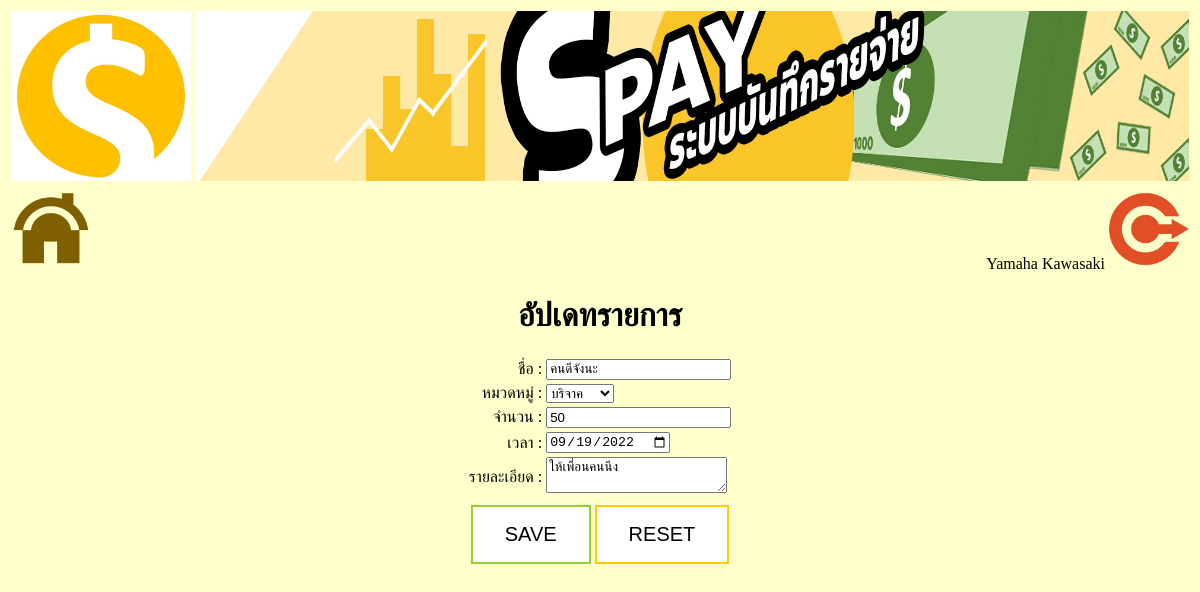
The app's page /f_spay_updatelist.php?id=5 (signed in) with its own data.
### tables this page shows
CREATE TABLE `payment` (
  `id` int(11) NOT NULL,
  `name` text  NOT NULL,
  `payment_type_id` int(11) NOT NULL,
  `date` date NOT NULL,
  `description` text  NOT NULL,
  `amount` decimal(10,0) NOT NULL,
  `is_delete` tinyint(1) NOT NULL,
  `user` varchar(10)  NOT NULL
);

CREATE TABLE `payment_type` (
  `id` int(11) NOT NULL,
  `name` text  NOT NULL,
  `description` text  NOT NULL,
  `is_delete` tinyint(1) NOT NULL,
  `last_update` datetime NOT NULL,
  `user` varchar(10)  NOT NULL
);

### f_spay_updatelist.php (the view, shortened to what this page needs)
<!DOCTYPE html>
<html>
<head>
</head>
<body bgcolor ="#FFFFCC">
<?php
require_once("db_connect.php");
require_once("header.php");
?>
<center>
<?php
echo "<h1 align='center'>อัปเดทรายการ</h1>\n";
$sql = "SELECT id, name, payment_type_id, date, description, amount, user FROM payment  WHERE id = '".$_GET["id"]."'  ;";
$rs = $db_conn->query($sql)
	or die ("Error: ".$sql."<br/><br/>");
$row = $rs->fetch_assoc();
$sql2  = "SELECT id, name, description, is_delete, last_update ";
$sql2 .=	"FROM payment_type where is_delete != 1 and user = '". $_SESSION["user"] ."'  ";
$sql2 .=	"ORDER BY id, name";
$rs2 = $db_conn->query($sql2)
	or die ("Error: " . $sql2 . "<br/><br/>");
echo "<form method='post' action='spay_updatelist.php'>\n";
echo "<table>";
echo "<tr><td align='right'>ชื่อ : </td>\n";
echo "    <td><input type='text' name='name' value='".$row["name"]."'/></td></tr>\n";
echo "<tr><td align='right'>หมวดหมู่ : </td>\n";
echo"<td>";
echo "<select name='payment_type_id'>\n";
if($rs2->num_rows > 0) {
	while($row2 = $rs2->fetch_assoc()) {
        echo "<option value='".$row2["id"]."' ".($row["payment_type_id"] == $row2["id"] ? "selected='selected'" : "").">".$row2["name"]."</option>\n";
	}
}
echo "</select>\n";
echo "</td>\n";
echo"</tr>\n";
echo "<tr><td align='right'>จำนวน : </td>\n";
echo "    <td><input type='number' name='amount' value='".$row["amount"]."'/></td></tr>\n";
echo "<tr><td align='right'>เวลา : </td>\n";
echo "    <td><input type='date' name='date' value='".$row["date"]."'/></td></tr>\n";
echo "<tr><td align='right'>รายละเอียด : </td>\n";
echo "    <td><textarea name='description'>".$row["description"]."</textarea></td></tr>\n";
echo "<tr><td colspan='2' align='center'>\n";
$string =  '<input type="submit" button class="button button1" onclick="window.location.href=\" value="SAVE">'.
 '<input type="RESET" button class="button button2" onclick="window.location.href=\" value="RESET">';
 echo $string;
 echo "	</td></tr>\n";
echo "</table>";
echo "</form>"
?>
</center>
</body>
</html>

### f_spay_updatelist.php (style rules this page uses)
.button { border: none; color: white; padding: 16px 32px; text-align: center; text-decoration: none; display: inline-block; font-size: 20px; margin: 4px 2px; transition-duration: 0.4s; cursor: pointer; }
.button1 { background-color: white; color: black; border: 2px solid #99CC33; }
.button2 { background-color: white; color: black; border: 2px solid #FFCC00; }

### records on screen
payment: name "คนดีจังนะ", payment_type_id "บริจาค", amount "50", date "09/19/2022", description "ให้เพื่อนคนนึง"

### other values on screen
$_SESSION["firstname"] "Yamaha"
$_SESSION["lastname"] "Kawasaki"
